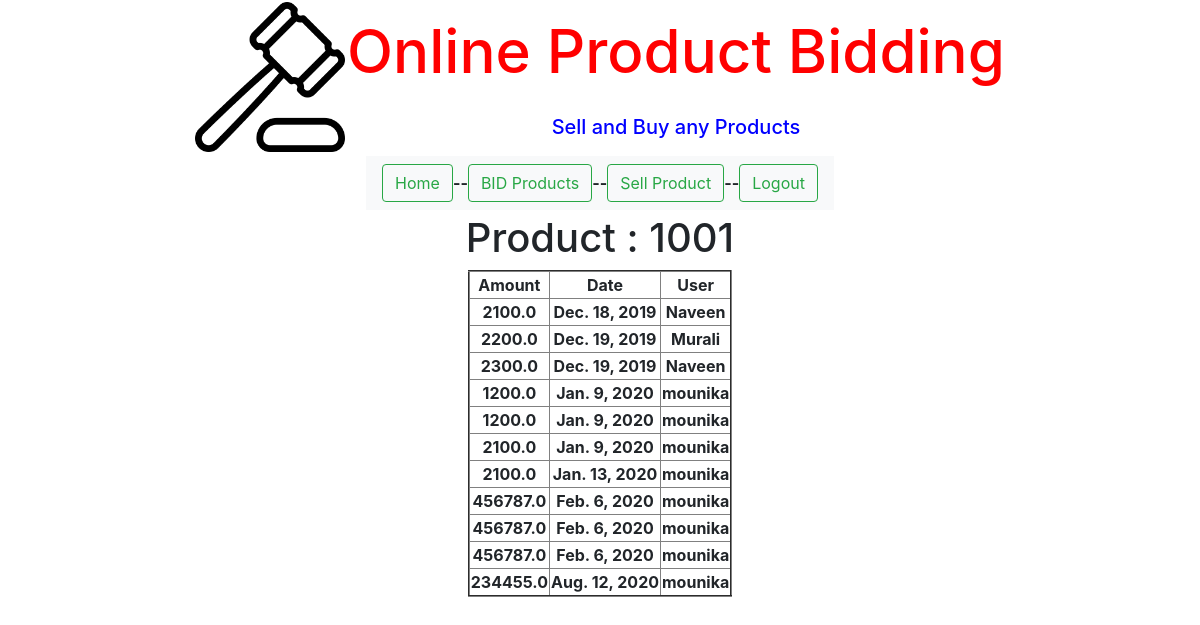
The app's page /user/b_details/?pid=1001 (signed in) with its own data.
### user/models.py (models this page shows)
class BidTableModel(models.Model):
    bid = models.AutoField(primary_key=True)
    product_id = models.ForeignKey(ProductModel,on_delete=models.CASCADE)
    user_id = models.ForeignKey(RegisterModel,on_delete=models.CASCADE)
    amount = models.FloatField()
    bdate = models.DateField(auto_now_add=True)
    btime = models.TimeField(auto_now_add=True)

class RegisterModel(models.Model):
    id = models.AutoField(primary_key=True)
    name = models.CharField(max_length=30)
    contact = models.IntegerField(unique=True)
    email = models.EmailField(unique=True)
    password = models.CharField(max_length=30)
    status = models.CharField(max_length=30)
    doj = models.DateField(auto_now_add=True)

### user/views.py (the view)
# urls.py: path('b_details/',views.bDetails,name="b_details"),
def bDetails(request):
    pid = request.GET.get("pid")
    qs = BidTableModel.objects.filter(product_id_id=pid)
    d = {"pid": pid}
    return render(request, "users_template/bdetails.html", {"data": qs, "pno": d})

### templates/users_template/bdetails.html (shortened to what this page needs)
<!doctype html>
{% if request.session.user_username %}
<html lang="en">
  <head>
    <link rel="stylesheet" href="https://stackpath.bootstrapcdn.com/bootstrap/4.4.1/css/bootstrap.min.css">
  </head>
  <body>
    <table align="center">
        <tr>
            <th>
                {% include "head.html" %}
            </th>
        </tr>
        <tr>
            <th>
                {% include "users_template/user_menu.html" %}
            </th>
        </tr>
        <tr>
            <th style="text-align: center">
                <table align="center">
                    <tr>
                        <td>
                            <table align="center" border="2">
                                <tr>
                                    <th>Amount</th>
                                    <th>Date</th>
                                    <th>User</th>
                                </tr>
                                <h1>Product : {{ pno.pid }}</h1>
                                {% for x in data %}
                                     <tr>
                                        <th>{{ x.amount }}</th>
                                        <th>{{ x.bdate }}</th>
                                         <th>{{ x.user_id.name }}</th>
                                </tr>
                                {% endfor %}
                            </table>
                        </td>
                    </tr>
                </table>
            </th>
        </tr>
    </table>
  </body>
</html>
{% else %}
    <h1>Invalid Session</h1>
{% endif %}

### records on screen
BidTableModel: amount "2100.0", bdate "Dec. 18, 2019", user_id.name "Naveen"
BidTableModel: amount "2200.0", bdate "Dec. 19, 2019", user_id.name "Murali"
BidTableModel: amount "2300.0", bdate "Dec. 19, 2019", user_id.name "Naveen"
BidTableModel: amount "1200.0", bdate "Jan. 9, 2020", user_id.name "mounika"
BidTableModel: amount "1200.0", bdate "Jan. 9, 2020", user_id.name "mounika"
BidTableModel: amount "2100.0", bdate "Jan. 9, 2020", user_id.name "mounika"
BidTableModel: amount "2100.0", bdate "Jan. 13, 2020", user_id.name "mounika"
BidTableModel: amount "456787.0", bdate "Feb. 6, 2020", user_id.name "mounika"
BidTableModel: amount "456787.0", bdate "Feb. 6, 2020", user_id.name "mounika"
BidTableModel: amount "456787.0", bdate "Feb. 6, 2020", user_id.name "mounika"
BidTableModel: amount "234455.0", bdate "Aug. 12, 2020", user_id.name "mounika"

### other values on screen
{{ pno.pid }} "1001"
